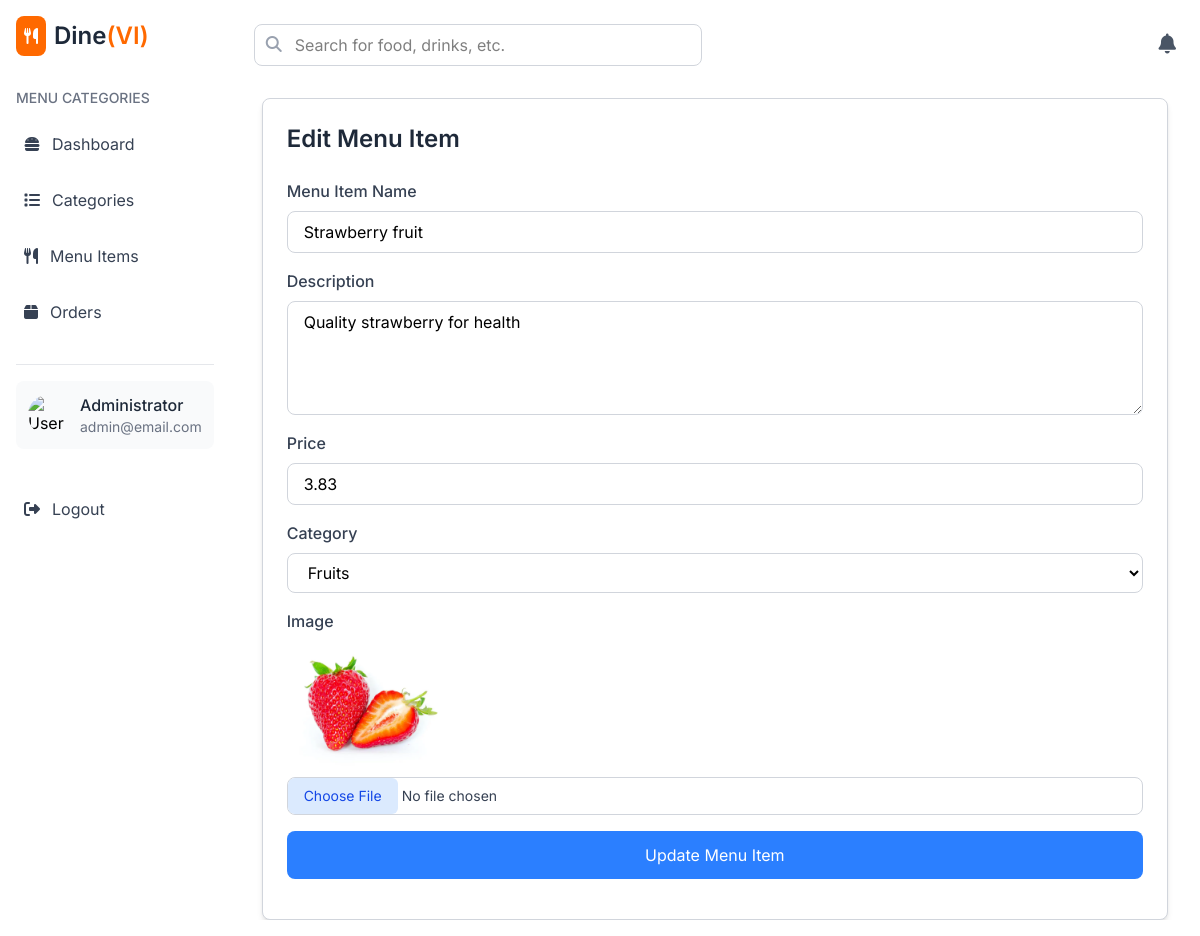
/edit/item/12 (signed in), run on the app's committed database.
### models/models.py (models this page shows, shortened)
class User(db.Model):
    user_id = db.Column(db.Integer, primary_key=True)
    name = db.Column(db.String(100), nullable=False)
    email = db.Column(db.String(150), unique=True, nullable=False)
    password_hash = db.Column(db.String(256), nullable=False)
    role = db.Column(db.String(50), default='waiter')

class MenuItem(db.Model):
    item_id = db.Column(db.Integer, primary_key=True)
    name = db.Column(db.String(100), nullable=False)
    description = db.Column(db.Text)
    price = db.Column(db.Float, nullable=False)
    image_url = db.Column(db.String(255))
    category_id = db.Column(db.Integer, db.ForeignKey('category.category_id'), nullable=False)
    category = db.relationship('Category', back_populates='menu_items', lazy=True)

class Category(db.Model):
    category_id = db.Column(db.Integer, primary_key=True)
    name = db.Column(db.String(50), nullable=False, unique=True)
    image_url = db.Column(db.String(255))  # Add image column
    menu_items = db.relationship('MenuItem', back_populates='category', lazy=True)

### app.py (the view)
@wraps
def login_required(f):
    @wraps(f)
    def decorated_function(*args, **kwargs):
        if 'user_id' not in session:
            flash('You need to log in first.', 'danger')
            return redirect(url_for('login'))
        return f(*args, **kwargs)
    return decorated_function

### app.py (called while the page is built, shortened)
@login_required
@app.route('/edit/item/<int:item_id>', methods=['GET', 'POST'])
def edit_menu_item(item_id):
    logged_user = User.query.get(session['user_id'])
    categories = Category.query.all()
    item = MenuItem.query.get(item_id)
    if item is None:
        flash('Menu item not found!', 'danger')
        return redirect(url_for('view_menu_items', logged_user=logged_user))  # Redirect to the menu view if the item doesn't exist
    return render_template('admin/edit_menu_item.html', item=item, categories=categories, logged_user=logged_user)  # Redirect to the menu view

### templates/admin/edit_menu_item.html (shortened to what this page needs)
{% extends "admin/admin_layout.html" %}
{% block admin_content %}
<div class="border border-gray-300 p-6 bg-white shadow-md rounded-lg">
    <h2 class="text-2xl font-semibold text-gray-800 mb-6">Edit Menu Item</h2>
    <form action="{{ url_for('edit_menu_item', item_id=item.item_id) }}" method="POST" enctype="multipart/form-data">
        <div class="mb-4">
            <label for="name" class="block text-gray-700 font-medium">Menu Item Name</label>
            <input type="text" name="name" id="name" value="{{ item.name }}"
                class="mt-2 block w-full px-4 py-2 border border-gray-300 rounded-lg focus:outline-none focus:ring-2 focus:ring-blue-500"
                required>
        </div>
        <div class="mb-4">
            <label for="description" class="block text-gray-700 font-medium">Description</label>
            <textarea name="description" id="description" rows="4"
                class="mt-2 block w-full px-4 py-2 border border-gray-300 rounded-lg focus:outline-none focus:ring-2 focus:ring-blue-500"
                required>{{ item.description }}</textarea>
        </div>
        <div class="mb-4">
            <label for="price" class="block text-gray-700 font-medium">Price</label>
            <input type="number" name="price" id="price" value="{{ item.price }}"
                class="mt-2 block w-full px-4 py-2 border border-gray-300 rounded-lg focus:outline-none focus:ring-2 focus:ring-blue-500"
                step="0.01" required>
        </div>
        <div class="mb-4">
            <label for="category" class="block text-gray-700 font-medium">Category</label>
            <select name="category_id" id="category_id"
                class="mt-2 block w-full px-4 py-2 border border-gray-300 rounded-lg focus:outline-none focus:ring-2 focus:ring-blue-500"
                required>
                {% for category in categories %}
                <option value="{{ category.category_id }}" {% if category.category_id==item.category_id %}selected{%
                    endif %}>{{ category.name }}</option>
                {% endfor %}
            </select>
        </div>
        <div class="mb-4">
            <label for="image" class="block text-gray-700 font-medium">Image</label>
            <div class="mt-2">
                <img src="{{ url_for('static', filename='uploads/items/' + item.image_url) }}" alt="Current Image"
                    class="w-auto h-32 rounded-md">
            </div>
            <input type="file" name="image" id="image"
                class="mt-2 block w-full text-sm text-gray-700 border border-gray-300 rounded-lg file:border-0 file:text-blue-700 file:bg-blue-100 file:px-4 file:py-2 file:rounded-md focus:outline-none focus:ring-2 focus:ring-blue-500"
                onchange="previewImage(event)">
        </div>
        <div class="mb-4">
            <button type="submit"
                class="w-full py-3 bg-blue-500 text-white rounded-lg hover:bg-blue-600 focus:outline-none focus:ring-2 focus:ring-blue-500">
                Update Menu Item
            </button>
        </div>
    </form>
</div>
{% endblock %}

### templates/admin/admin_layout.html (shortened to what this page needs)
{% extends "base.html" %}
{% block content %}
<div class="flex flex-col md:flex-row min-h-screen bg-gray-100">
    <aside class="hidden lg:block shrink-0 w-auto bg-white shadow-lg md:min-h-screen p-4">
        <div class="flex items-center mb-8">
            <div class="bg-orange-500 text-white p-2 rounded-lg mr-2">
                <i class="fas fa-utensils"></i>
            </div>
            <h1 class="text-2xl font-semibold text-gray-800">Dine<span class="text-orange-500">(VI)</span></h1>
        </div>
        <div class="mb-8">
            <h2 class="text-gray-500 text-sm font-medium mb-4">MENU CATEGORIES</h2>
            <ul class="space-y-4">
                <a href="{{ url_for('admin_dashboard') }}"
                    class="flex space-x-2 items-center p-2 rounded-lg text-gray-700 hover:bg-gray-100">
                    <i class="fas fa-hamburger mr-3"></i>
                    <span>Dashboard</span>
                </a>
                <a href="{{ url_for('view_categories') }}"
                    class="flex space-x-2 items-center p-2 rounded-lg text-gray-700 hover:bg-gray-100">
                    <i class="fas fa-list mr-3"></i>
                    <span>Categories</span>
                </a>
                <a href="{{ url_for('view_menu_items') }}"
                    class="flex space-x-2 items-center p-2 rounded-lg text-gray-700 hover:bg-gray-100">
                    <i class="fas fa-utensils mr-3"></i>
                    <span>Menu Items</span>
                </a>
                <a href="{{ url_for('orders') }}"
                    class="flex space-x-2 items-center p-2 rounded-lg text-gray-700 hover:bg-gray-100">
                    <i class="fas fa-box mr-3"></i>
                    <span>Orders</span>
                </a>
            </ul>
        </div>
        <div class="pt-4 border-t border-gray-200">
            <div class="flex items-center p-3 bg-gray-50 rounded-lg">
                <img src="https://www.svgrepo.com/show/384674/account-avatar-profile-user-11.svg" alt="User Profile"
                    class="w-10 h-10 rounded-full mr-3" />
                <div>
                    <h3 class="font-medium text-gray-800">{{ logged_user.name }}</h3>
                    <p class="text-sm text-gray-500">{{ logged_user.email }}</p>
                </div>
            </div>
        </div>
        <a href="{{ url_for('logout') }}"
            class="flex space-x-2 items-center p-2 mt-10 rounded-lg text-gray-700 hover:bg-gray-100">
            <i class="fas fa-sign-out-alt mr-3"></i>
            <span>Logout</span>
        </a>
    </aside>
    <main class="flex-grow h-screen flex-1 flex flex-col bg-white p-4">
        <nav class="flex space-x-4 items-center justify-between mb-6 p-2 shrink-0">
            <div class="relative flex-1 max-w-md">
                <input type="text" placeholder="Search for food, drinks, etc."
                    class="w-full p-2 pl-10 rounded-lg border border-gray-300 focus:outline-none focus:ring-2 focus:ring-orange-500 focus:border-transparent" />
                <i class="fas fa-search absolute left-3 top-3 text-gray-400"></i>
            </div>
            <div class="flex items-center space-x-6">
                <button class="text-gray-600 hover:text-gray-800">
                    <i class="fas fa-bell text-xl"></i>
                </button>
            </div>
        </nav>
        <div class="flex-grow overflow-auto px-4">
            {% block admin_content %}{% endblock %}
        </div>
    </main>
</div>
{% endblock %}

### data on the page
User: name "Administrator", email "admin@email.com"
MenuItem: name "Strawberry fruit", description "Quality strawberry for health", price "3.83", category_id "Fruits", image_url (picture)
